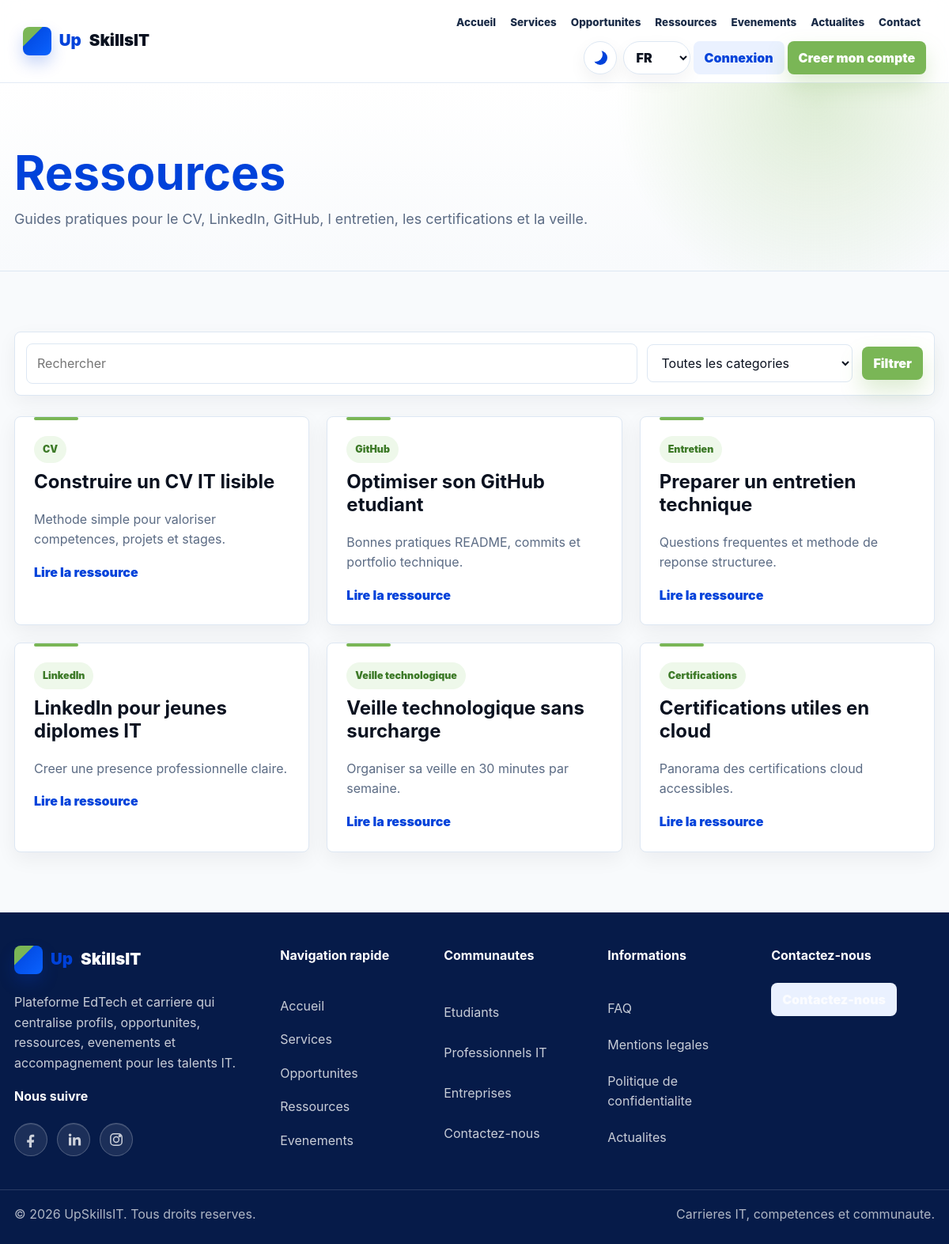
/ressources, run on the app's committed database.
### tables this page shows
CREATE TABLE resources (
  id BIGINT UNSIGNED AUTO_INCREMENT PRIMARY KEY,
  title VARCHAR(190) NOT NULL,
  description TEXT NOT NULL,
  category VARCHAR(120) NOT NULL,
  author VARCHAR(150),
  source VARCHAR(190),
  content LONGTEXT,
  link VARCHAR(255),
  document_path VARCHAR(255),
  status ENUM('draft','published') NOT NULL DEFAULT 'draft',
  published_at DATETIME NULL,
  created_at TIMESTAMP DEFAULT CURRENT_TIMESTAMP,
  updated_at TIMESTAMP DEFAULT CURRENT_TIMESTAMP ON UPDATE CURRENT_TIMESTAMP,
  INDEX idx_resources_status_category (status,category)
);

### app/Core/Controller.php (called while the page is built, shortened)
<?php
abstract class Controller
{
    protected function view(string $view, array $data = [], string $layout = 'main'): void
    {
        extract($data, EXTR_SKIP);
        $viewPath = APP_PATH . '/Views/' . $view . '.php';
        require $viewPath;
    }
}

### app/Controllers/PublicController.php (called while the page is built, shortened)
<?php
final class PublicController extends Controller
{
    public function resources(): void { $this->view('public/resources', ['title' => t('nav.resources'), 'items' => (new Content())->resources($_GET)]); }
}

### public/index.php (called while the page is built, shortened)
<?php
require dirname(__DIR__) . '/app/bootstrap.php';
$router = new Router();
$router->get('/', [PublicController::class, 'home']);
$router->get('/a-propos', [PublicController::class, 'page']);
$router->get('/services', [PublicController::class, 'page']);
$router->get('/etudiants', [PublicController::class, 'page']);
$router->get('/professionnels-it', [PublicController::class, 'page']);
$router->get('/entreprises', [PublicController::class, 'page']);
$router->get('/contact', [PublicController::class, 'contact']);
$router->post('/contact', [PublicController::class, 'sendContact']);
$router->get('/faq', [PublicController::class, 'faq']);
$router->get('/mentions-legales', [PublicController::class, 'legal']);
$router->get('/politique-confidentialite', [PublicController::class, 'privacy']);
$router->get('/actualites', [PublicController::class, 'articles']);
$router->get('/actualite/{id}', [PublicController::class, 'article']);
$router->get('/opportunites', [PublicController::class, 'opportunities']);
$router->get('/opportunite/{id}', [PublicController::class, 'opportunity']);
$router->get('/ressources', [PublicController::class, 'resources']);
$router->get('/ressource/{id}', [PublicController::class, 'resource']);
$router->get('/evenements', [PublicController::class, 'events']);
$router->get('/evenement/{id}', [PublicController::class, 'event']);
$router->post('/evenement/{id}/inscription', [PublicController::class, 'registerEvent']);
$router->get('/inscription', [AuthController::class, 'registerForm']);
$router->post('/inscription', [AuthController::class, 'register']);
$router->get('/connexion', [AuthController::class, 'loginForm']);
$router->post('/connexion', [AuthController::class, 'login']);
$router->post('/deconnexion', [AuthController::class, 'logout']);
$router->get('/mot-de-passe-oublie', [AuthController::class, 'forgotForm']);
$router->post('/mot-de-passe-oublie', [AuthController::class, 'forgot']);
$router->get('/reinitialiser-mot-de-passe/{token}', [AuthController::class, 'resetForm']);
$router->post('/reinitialiser-mot-de-passe/{token}', [AuthController::class, 'reset']);
$router->get('/compte', [AuthController::class, 'account']);
$router->post('/compte', [AuthController::class, 'updateAccount']);
$router->post('/compte/supprimer', [AuthController::class, 'deleteAccount']);
$router->get('/dashboard', [DashboardController::class, 'index']);
$router->get('/profil', [DashboardController::class, 'profile']);
$router->post('/profil', [DashboardController::class, 'saveProfile']);
$router->get('/candidatures', [DashboardController::class, 'applications']);
$router->get('/notifications', [DashboardController::class, 'notifications']);
$router->post('/opportunite/{id}/candidater', [DashboardController::class, 'applyOpportunity']);
$router->get('/professionnel', [ProfessionnelController::class, 'index']);
$router->get('/professionnel/profil', [ProfessionnelController::class, 'profile']);
$router->post('/professionnel/profil', [ProfessionnelController::class, 'saveProfile']);
$router->get('/professionnel/competences', [ProfessionnelController::class, 'skills']);
$router->get('/professionnel/experiences', [ProfessionnelController::class, 'experiences']);
$router->get('/professionnel/projets', [ProfessionnelController::class, 'projects']);
$router->post('/professionnel/experiences', [ProfessionnelController::class, 'saveExperience']);
$router->post('/professionnel/experiences/{id}/delete', [ProfessionnelController::class, 'deleteExperience']);
$router->post('/professionnel/projets', [ProfessionnelController::class, 'saveProject']);
$router->post('/professionnel/projets/{id}/delete', [ProfessionnelController::class, 'deleteProject']);
$router->get('/professionnel/opportunites', [ProfessionnelController::class, 'opportunities']);
$router->post('/professionnel/opportunites/{id}/candidater', [ProfessionnelController::class, 'applyOpportunity']);
$router->get('/professionnel/candidatures', [ProfessionnelController::class, 'applications']);
$router->get('/professionnel/ressources', [ProfessionnelController::class, 'resources']);
$router->get('/professionnel/evenements', [ProfessionnelController::class, 'events']);
$router->get('/professionnel/notifications', [ProfessionnelController::class, 'notifications']);
$router->get('/professionnel/parametres', [ProfessionnelController::class, 'settings']);
$router->get('/entreprise', [EntrepriseController::class, 'index']);
$router->get('/entreprise/profil', [EntrepriseController::class, 'profile']);
$router->post('/entreprise/profil', [EntrepriseController::class, 'saveProfile']);
$router->get('/entreprise/opportunites/creer', [EntrepriseController::class, 'createOpportunity']);
$router->get('/entreprise/opportunites', [EntrepriseController::class, 'opportunities']);
$router->post('/entreprise/opportunites', [EntrepriseController::class, 'saveOpportunity']);
$router->post('/entreprise/opportunites/{id}/status', [EntrepriseController::class, 'statusOpportunity']);
$router->post('/entreprise/opportunites/{id}/delete', [EntrepriseController::class, 'deleteOpportunity']);
$router->get('/entreprise/candidatures', [EntrepriseController::class, 'applications']);
$router->post('/entreprise/candidatures/{id}/status', [EntrepriseController::class, 'applicationStatus']);
$router->get('/entreprise/profils', [EntrepriseController::class, 'talents']);
$router->get('/entreprise/evenements', [EntrepriseController::class, 'events']);
$router->get('/entreprise/parametres', [EntrepriseController::class, 'settings']);
$router->get('/admin', [AdminController::class, 'index']);
$router->get('/admin/users', [AdminController::class, 'users']);
$router->post('/admin/users/{id}/status', [AdminController::class, 'userStatus']);
$router->post('/admin/users/{id}/delete', [AdminController::class, 'deleteUser']);
$router->get('/admin/opportunites', [AdminController::class, 'opportunities']);
$router->post('/admin/opportunites', [AdminController::class, 'saveOpportunity']);
$router->post('/admin/opportunites/{id}/status', [AdminController::class, 'statusOpportunity']);
$router->post('/admin/opportunites/{id}/delete', [AdminController::class, 'deleteOpportunity']);
$router->get('/admin/opportunities', [AdminController::class, 'opportunities']);
$router->post('/admin/opportunities', [AdminController::class, 'saveOpportunity']);
$router->post('/admin/opportunities/{id}/status', [AdminController::class, 'statusOpportunity']);
$router->post('/admin/opportunities/{id}/delete', [AdminController::class, 'deleteOpportunity']);
$router->get('/admin/ressources', [AdminController::class, 'resources']);
$router->post('/admin/ressources', [AdminController::class, 'saveResource']);
$router->post('/admin/ressources/{id}/status', [AdminController::class, 'statusResource']);
$router->post('/admin/ressources/{id}/delete', [AdminController::class, 'deleteResource']);
$router->get('/admin/resources', [AdminController::class, 'resources']);
$router->post('/admin/resources', [AdminController::class, 'saveResource']);
$router->post('/admin/resources/{id}/status', [AdminController::class, 'statusResource']);
$router->post('/admin/resources/{id}/delete', [AdminController::class, 'deleteResource']);
$router->get('/admin/evenements', [AdminController::class, 'events']);
$router->post('/admin/evenements', [AdminController::class, 'saveEvent']);
$router->post('/admin/evenements/{id}/status', [AdminController::class, 'statusEvent']);
$router->post('/admin/evenements/{id}/delete', [AdminController::class, 'deleteEvent']);
$router->get('/admin/events', [AdminController::class, 'events']);
$router->post('/admin/events', [AdminController::class, 'saveEvent']);
$router->post('/admin/events/{id}/status', [AdminController::class, 'statusEvent']);
$router->post('/admin/events/{id}/delete', [AdminController::class, 'deleteEvent']);
$router->get('/admin/articles', [AdminController::class, 'articles']);
$router->post('/admin/articles', [AdminController::class, 'saveArticle']);
$router->post('/admin/articles/{id}/status', [AdminController::class, 'statusArticle']);
$router->post('/admin/articles/{id}/delete', [AdminController::class, 'deleteArticle']);
$router->get('/admin/statistiques', [AdminController::class, 'statistics']);
$router->get('/admin/parametres', [AdminController::class, 'settings']);
$router->get('/admin/messages', [AdminController::class, 'messages']);
$router->post('/admin/messages/{id}/status', [AdminController::class, 'messageStatus']);
$router->get('/admin/notifications', [AdminController::class, 'notifications']);
$router->dispatch($_SERVER['REQUEST_METHOD'], $_SERVER['REQUEST_URI']);

### app/Core/Session.php (called while the page is built, shortened)
<?php
final class Session
{
    public static function get(string $key, mixed $default = null): mixed
    {
        return $_SESSION[$key] ?? $default;
    }
}

### app/bootstrap.php (called while the page is built, shortened)
<?php
spl_autoload_register(function (string $class): void {
    $prefix = 'App\\';
    if (str_starts_with($class, $prefix)) {
        $path = APP_PATH . '/' . str_replace('\\', '/', substr($class, strlen($prefix))) . '.php';
    }
});
function config(string $key, mixed $default = null): mixed
{
    $value = CONFIG;
    foreach (explode('.', $key) as $segment) {
        $value = $value[$segment];
    }
    return $value;
}
function url(string $path = ''): string
{
    $base = rtrim((string) config('base_url', ''), '/');
    return $base . '/' . ltrim($path, '/');
}
function e(mixed $value): string
{
    return htmlspecialchars((string) $value, ENT_QUOTES | ENT_SUBSTITUTE, 'UTF-8');
}
function current_lang(): string
{
    $lang = App\Core\Session::get('lang', $_COOKIE['UPSKILLSIT_LANG'] ?? 'fr');
    return in_array($lang, ['fr', 'en'], true) ? $lang : 'fr';
}
function translations(): array
{
    static $translations = [];
    $lang = current_lang();
    if (!isset($translations[$lang])) {
        $path = APP_PATH . '/lang/' . $lang . '.php';
        $translations[$lang] = is_file($path) ? require $path : [];
    }
    return $translations[$lang];
}
function t(string $key, ?string $fallback = null): string
{
    $value = translations();
    foreach (explode('.', $key) as $segment) {
        $value = $value[$segment];
    }
    return is_scalar($value) ? (string) $value : ($fallback ?? $key);
}

### app/Core/Model.php (called while the page is built, shortened)
<?php
abstract class Model
{
    protected PDO $db;
    public function __construct()
    {
        $this->db = Database::pdo();
    }
    protected function all(string $sql, array $params = []): array
    {
        $stmt = $this->db->prepare($sql);
        $stmt->execute($params);
        return $stmt->fetchAll();
    }
}

### app/Core/Database.php (called while the page is built, shortened)
<?php
final class Database
{
    private static ?PDO $pdo = null;
    public static function pdo(): PDO
    {
        $db = config('db');
        $dsn = sprintf('mysql:host=%s;port=%s;dbname=%s;charset=%s', $db['host'], $db['port'], $db['name'], $db['charset']);
        try {
            self::$pdo = new PDO($dsn, $db['user'], $db['pass'], [
                PDO::ATTR_ERRMODE => PDO::ERRMODE_EXCEPTION,
                PDO::ATTR_DEFAULT_FETCH_MODE => PDO::FETCH_ASSOC,
                PDO::ATTR_EMULATE_PREPARES => false,
            ]);
        } catch (PDOException $e) {
            error_log($e->getMessage());
            http_response_code(500);
            require APP_PATH . '/Views/errors/500.php';
            exit;
        }
        return self::$pdo;
    }
}

### app/Models/Content.php (called while the page is built, shortened)
<?php
final class Content extends Model
{
    public function resources(array $filters = []): array
    {
        [$where, $params] = $this->filters($filters, ['category'], ['title','description','content','author']);
        return $this->all('SELECT * FROM resources ' . $where . ' ORDER BY published_at DESC, created_at DESC LIMIT 60', $params);
    }
    private function filters(array $filters, array $exact, array $search, string $prefix = ''): array
    {
        $where = [];
        $params = [];
        if (!array_key_exists('admin', $filters)) {
            $where[] = "{$prefix}status='published'";
        }
        return [$where ? 'WHERE ' . implode(' AND ', $where) : '', $params];
    }
}

### app/Views/public/resources.php (the view, shortened to what this page needs)
<section class="page-hero">
    <h1><?= e(t('pages.resources_title')) ?></h1>
    <p><?= e(t('pages.resources_intro')) ?></p>
</section>
<section class="section">
    <form class="filters">
        <input name="q" value="<?= e($_GET['q'] ?? '') ?>" placeholder="<?= e(t('ui.search')) ?>">
        <select name="category">
            <option value=""><?= e(t('ui.all_categories')) ?></option>
        </select>
        <button class="btn btn-primary"><?= e(t('ui.filter')) ?></button>
    </form>
    <div class="grid-3">
        <?php foreach ($items as $item): ?>
            <article class="card">
                <span class="badge green"><?= e($item['category']) ?></span>
                <h2><?= e($item['title']) ?></h2>
                <p><?= e($item['description']) ?></p>
                <a href="<?= url('/ressource/' . $item['id']) ?>"><?= e(t('ui.read_resource')) ?></a>
            </article>
        <?php endforeach; ?>
    </div>
</section>

### app/Core/Router.php (shortened to what this page needs)
<?php
final class Router
{
    private array $routes = [];
    private function add(string $method, string $path, array $handler): void
    {
        $pattern = preg_replace('#\{([a-zA-Z_][a-zA-Z0-9_]*)\}#', '(?P<$1>[^/]+)', rtrim($path, '/') ?: '/');
        $this->routes[] = compact('method', 'path', 'handler') + ['pattern' => '#^' . $pattern . '$#'];
    }
    public function dispatch(string $method, string $uri): void
    {
        $path = parse_url($uri, PHP_URL_PATH) ?: '/';
        $path = rtrim($path, '/') ?: '/';
        foreach ($this->routes as $route) {
            if ($route['method'] === $method && preg_match($route['pattern'], $path, $matches)) {
                [$class, $action] = $route['handler'];
                $params = array_filter($matches, 'is_string', ARRAY_FILTER_USE_KEY);
                (new $class())->$action(...array_values($params));
                return;
            }
        }
    }
}

### data on the page
resources: category "CV", title "Construire un CV IT lisible", description "Methode simple pour valoriser competences, projets et stages."
resources: category "GitHub", title "Optimiser son GitHub etudiant", description "Bonnes pratiques README, commits et portfolio technique."
resources: category "Entretien", title "Preparer un entretien technique", description "Questions frequentes et methode de reponse structuree."
resources: category "LinkedIn", title "LinkedIn pour jeunes diplomes IT", description "Creer une presence professionnelle claire."
resources: category "Veille technologique", title "Veille technologique sans surcharge", description "Organiser sa veille en 30 minutes par semaine."
resources: category "Certifications", title "Certifications utiles en cloud", description "Panorama des certifications cloud accessibles."

### other printed values
form field category "Toutes les categories"
